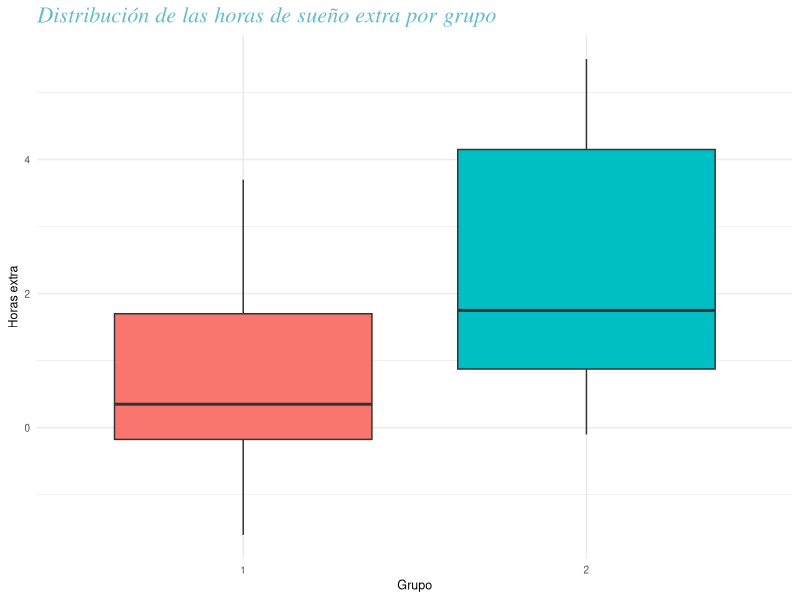
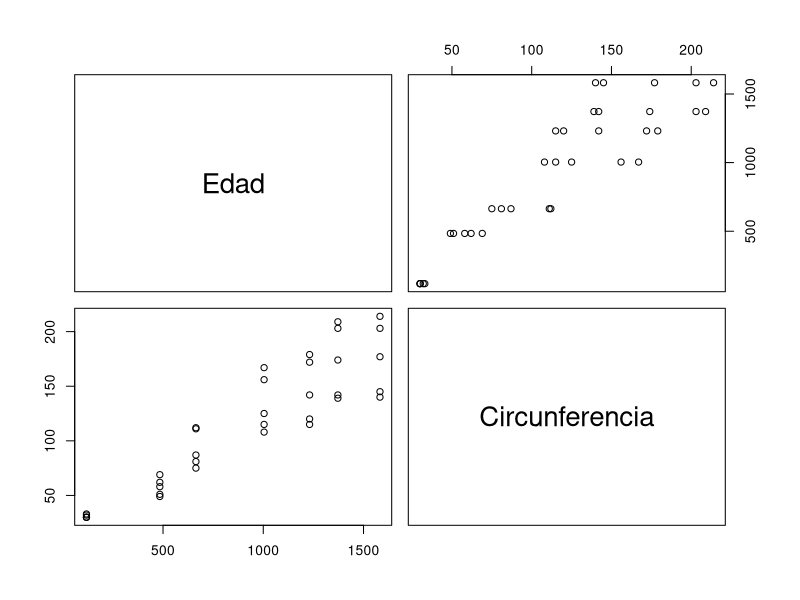
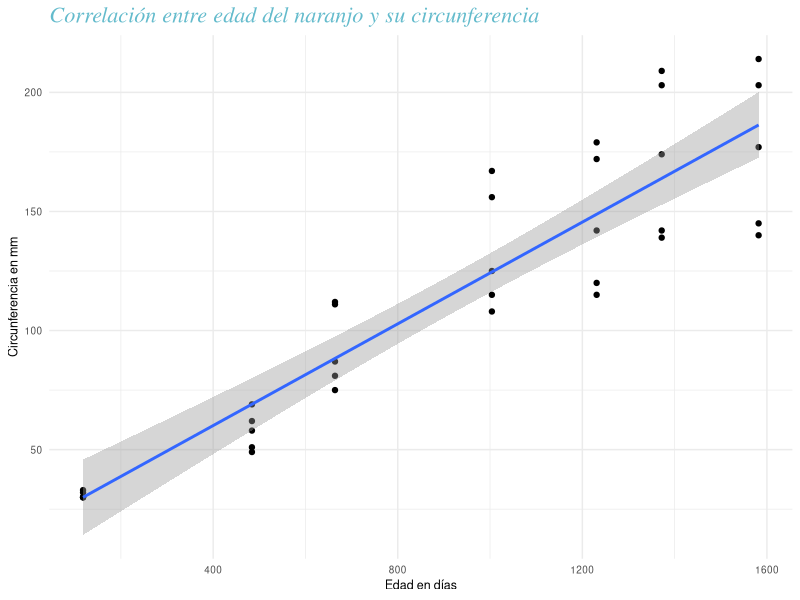

R code for these plots, in order: (Note: this script raises an error after producing the figures.)
## ---- chunk 1
library(dplyr)
library(ggplot2)
## ---- chunk 2
View(sleep)
## ---- chunk 3
Sueño <- sleep
## ---- chunk 4
shapiro.test(Sueño$extra[Sueño$group == 1])
shapiro.test(Sueño$extra[Sueño$group == 2])
## ---- chunk 5
# media
mean(Sueño$extra[Sueño$group == 1])
mean(Sueño$extra[Sueño$group == 2])
# mediana
median(Sueño$extra[Sueño$group == 1])
median(Sueño$extra[Sueño$group == 2])
# moda
sacarmoda <- function(datos){
  libreria <- unique(datos)
  incidencias <- integer(length(libreria))

  for (i in incidencias){
    i <- 0
  }
  
  for (dato in datos){
    aux <- 1
    while (aux <= length(libreria)){
      if (dato == libreria[aux]){
        break
      }else{
      aux <- aux + 1
      }
    }
    incidencias[aux] <- incidencias[aux] + 1
  }
  
  auxmax = incidencias[1]
  for (i in incidencias){
    if (i > auxmax)
      auxmax <- i
  }
  
  libreria[auxmax]
}

sacarmoda(Sueño$extra[Sueño$group == 1])
sacarmoda(Sueño$extra[Sueño$group == 2])
## ---- chunk 6
# Desviación estándar
sd(Sueño$extra[Sueño$group == 1])
sd(Sueño$extra[Sueño$group == 2])
## ---- chunk 7
t.test(Sueño$extra[Sueño$group == 1], Sueño$extra[Sueño$group == 2])
## ---- chunk 8
boxplots_sueño <- ggplot(Sueño, aes(x= group, y= extra, fill= group)) +
  geom_boxplot() +
  labs(title = "Distribución de las horas de sueño extra por grupo", x = "Grupo", y = "Horas extra") + theme_minimal() + theme(plot.title = element_text(size = 16, color = "#64BBCC", face = "italic", "bold", family ="serif"), text = element_text(size = 9), legend.title = element_blank(), legend.text = element_blank(), legend.position='none')
boxplots_sueño
## ---- chunk 9
Base2 <- Orange

View(Base2)
## ---- chunk 10
Circunferencia <- Orange$circumference
Edad <- Orange$age

cor(x = Edad, y = Circunferencia)
pairs(Edad ~ Circunferencia)
## ---- chunk 11
Base2_scatter <- ggplot(Base2, aes(Edad, Circunferencia)) +
  geom_point () +
  geom_smooth(method=lm) +
  labs(title = "Correlación entre edad del naranjo y su circunferencia", x = "Edad en días", y = "Circunferencia en mm") + theme_minimal() + theme(plot.title = element_text(size = 16, color = "#64BBCC", face = "italic", "bold", family ="serif"), text = element_text(size = 9))
Base2_scatter
## ---- chunk 12
base3 <- chickwts
View(base3)
## ---- chunk 13
shapiro.test(base3$weight[base3$feed == "horsebean"])
shapiro.test(base3$weight[base3$feed == "linseed"])
shapiro.test(base3$weight[base3$feed == "soybean"])
shapiro.test(base3$weight[base3$feed == "sunflower"])
shapiro.test(base3$weight[base3$feed == "meatmeal"])
shapiro.test(base3$weight[base3$feed == "casein"])
## ---- chunk 14
levene.test(base3$weight, base3$feed)
